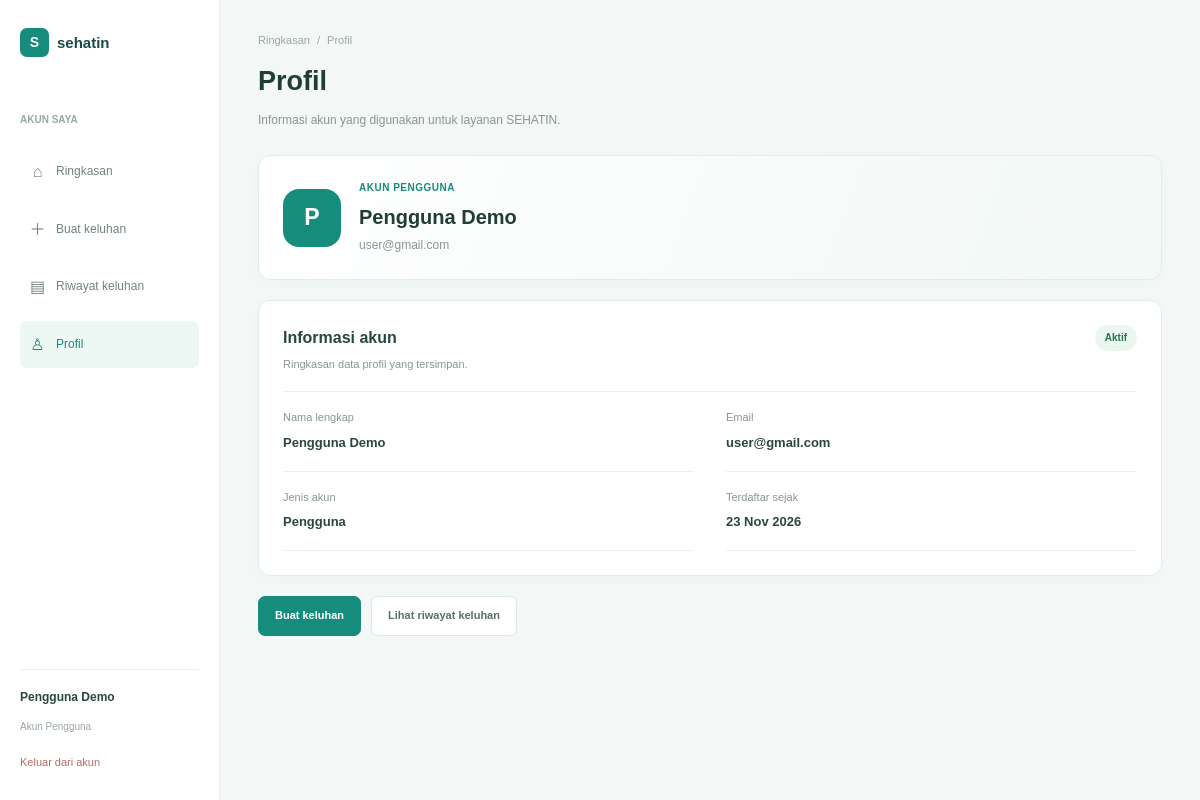
The app's page /user/profile.php (signed in) with its own data.
### tables this page shows
CREATE TABLE IF NOT EXISTS users (
    id INT AUTO_INCREMENT PRIMARY KEY,
    name VARCHAR(100) NOT NULL,
    email VARCHAR(150) NOT NULL UNIQUE,
    password VARCHAR(255) NOT NULL,
    role ENUM('user', 'admin') NOT NULL DEFAULT 'user',
    created_at DATETIME NOT NULL DEFAULT CURRENT_TIMESTAMP,
    updated_at DATETIME NULL
);

### user/profile.php (the view, shortened to what this page needs)
<?php
require_once __DIR__ . "/../config/database.php";
$profile = [
    "name" => $_SESSION["name"] ?? "Pengguna",
    "email" => $_SESSION["email"] ?? "",
    "created_at" => null
];
$userId = (int) $_SESSION["user_id"];
$stmt = $conn->prepare(
    "SELECT name, email, created_at FROM users WHERE id = ? AND role = 'user' LIMIT 1"
);
if ($stmt) {
    $stmt->bind_param("i", $userId);
    $stmt->execute();
    $stmt->bind_result($profileName, $profileEmail, $profileCreatedAt);
    if ($stmt->fetch()) {
        $profile["name"] = $profileName;
        $profile["email"] = $profileEmail;
        $profile["created_at"] = $profileCreatedAt;
    }
}
function profileEscape($value)
{
    return htmlspecialchars((string) $value, ENT_QUOTES, "UTF-8");
}
$profileInitial = preg_match('/^./u', $profile["name"], $initialMatch)
    ? strtoupper($initialMatch[0])
    : "P";
$joinedDate = $profile["created_at"]
    ? date("d M Y", strtotime($profile["created_at"]))
    : "—";
?>
<!DOCTYPE html>
<html lang="id">
<head>
    <link rel="stylesheet" href="../assets/css/reset.css">
    <link rel="stylesheet" href="../assets/css/style.css">
    <link rel="stylesheet" href="../assets/css/user-complaints.css">
    <link rel="stylesheet" href="../assets/css/user-profile.css">
</head>
<body class="complaint-page profile-page">
    <div class="complaint-layout">
        <aside class="complaint-sidebar">
            <a href="../index.php" class="complaint-brand">
                <span class="complaint-brand-icon">S</span>
                <span>sehatin</span>
            </a>
            <div class="complaint-sidebar-menu">
                <p class="complaint-sidebar-label">AKUN SAYA</p>
                <nav class="complaint-nav" aria-label="Navigasi akun">
                    <a href="dashboard.php" class="complaint-nav-link">
                        <span aria-hidden="true">⌂</span>Ringkasan
                    </a>
                    <a href="complaints/create.php" class="complaint-nav-link">
                        <span aria-hidden="true">＋</span>Buat keluhan
                    </a>
                    <a href="complaints/history.php" class="complaint-nav-link">
                        <span aria-hidden="true">▤</span>Riwayat keluhan
                    </a>
                    <a href="profile.php" class="complaint-nav-link active" aria-current="page">
                        <span aria-hidden="true">♙</span>Profil
                    </a>
                </nav>
            </div>
            <div class="complaint-sidebar-bottom">
                <p><?= profileEscape($profile["name"]) ?></p>
                <span>Akun Pengguna</span>
                <a href="../logout.php">Keluar dari akun</a>
            </div>
        </aside>
        <main class="complaint-main profile-main">
            <header class="complaint-page-header">
                <nav class="complaint-breadcrumb" aria-label="Lokasi halaman">
                    <a href="dashboard.php">Ringkasan</a>
                    <span aria-hidden="true">/</span>
                    <span>Profil</span>
                </nav>
                <h1>Profil</h1>
                <p>Informasi akun yang digunakan untuk layanan SEHATIN.</p>
            </header>
            <section class="profile-summary-card" aria-label="Ringkasan profil">
                <div class="profile-avatar" aria-hidden="true"><?= profileEscape($profileInitial) ?></div>
                <div class="profile-summary-copy">
                    <span class="profile-eyebrow">AKUN PENGGUNA</span>
                    <h2><?= profileEscape($profile["name"]) ?></h2>
                    <p><?= profileEscape($profile["email"]) ?></p>
                </div>
            </section>
            <section class="profile-details-card">
                <div class="profile-section-heading">
                    <div>
                        <h2>Informasi akun</h2>
                        <p>Ringkasan data profil yang tersimpan.</p>
                    </div>
                    <span class="profile-status">Aktif</span>
                </div>
                <dl class="profile-details-list">
                    <div>
                        <dt>Nama lengkap</dt>
                        <dd><?= profileEscape($profile["name"]) ?></dd>
                    </div>
                    <div>
                        <dt>Email</dt>
                        <dd><?= profileEscape($profile["email"]) ?></dd>
                    </div>
                    <div>
                        <dt>Jenis akun</dt>
                        <dd>Pengguna</dd>
                    </div>
                    <div>
                        <dt>Terdaftar sejak</dt>
                        <dd><?= profileEscape($joinedDate) ?></dd>
                    </div>
                </dl>
            </section>
            <section class="profile-shortcuts" aria-label="Tautan cepat">
                <a href="complaints/create.php" class="profile-shortcut-primary">Buat keluhan</a>
                <a href="complaints/history.php" class="profile-shortcut-secondary">Lihat riwayat keluhan</a>
            </section>
        </main>
    </div>
</body>
</html>

### assets/css/style.css (style rules this page uses)
:root { --primary: #087F73; --dark-green: #164F49; --light-green: #E8F5F2; --background: #F3F8F6; --white: #FFFFFF; --text: #203B39; --muted: #718580; --border: #E1EAE7; --orange: #F59678; --yellow: #F3C968; }
body { background-color: var(--background); color: var(--text); }

### assets/css/user-complaints.css (style rules this page uses)
.complaint-page { margin: 0; background: #f3f8f6; color: #25443d; }
.complaint-page * { box-sizing: border-box; }
.complaint-page a { text-decoration: none; }
.complaint-layout { display: flex; min-height: 100vh; }
.complaint-sidebar { width: 220px; min-width: 220px; background: #fff; border-right: 1px solid #e8efeb; padding: 28px 20px; display: flex; flex-direction: column; }
.complaint-brand { display: flex; align-items: center; gap: 8px; color: #194c45; font-size: 15px; font-weight: 700; margin-bottom: 55px; }
.complaint-brand-icon { width: 29px; height: 29px; display: flex; align-items: center; justify-content: center; background: #168c7d; color: #fff; border-radius: 7px; font-size: 14px; }
.complaint-sidebar-label { color: #99a8a1; font-size: 10px; font-weight: 600; margin-bottom: 20px; }
.complaint-nav { display: flex; flex-direction: column; gap: 10px; }
.complaint-nav-link { display: flex; align-items: center; gap: 10px; padding: 11px 9px; border-radius: 7px; color: #71847b; font-size: 12px; transition: 0.2s; }
.complaint-nav-link span { width: 17px; text-align: center; font-size: 16px; }
.complaint-nav-link:hover, .complaint-nav-link.active { color: #168c7d; background: #edf7f3; }
.complaint-sidebar-bottom { margin-top: auto; padding-top: 18px; border-top: 1px solid #edf1ee; }
.complaint-sidebar-bottom p { color: #29473f; font-size: 12px; font-weight: 600; margin-bottom: 5px; }
.complaint-sidebar-bottom span { color: #9aa8a1; font-size: 10px; }
.complaint-sidebar-bottom a { display: block; margin-top: 17px; color: #b56b65; font-size: 11px; }
.complaint-main { flex: 1; min-width: 0; padding: 32px 38px; }
.complaint-page-header { margin-bottom: 25px; }
.complaint-breadcrumb { display: flex; gap: 7px; color: #99a8a1; font-size: 11px; margin-bottom: 10px; }
.complaint-breadcrumb a { color: #99a8a1; }
.complaint-page-header h1 { color: #203e37; font-size: 27px; font-weight: 700; margin-bottom: 8px; }
.complaint-page-header > p { color: #87978f; font-size: 12px; line-height: 1.6; }

### records on screen
users: name "Pengguna Demo", name "P", email "user@gmail.com", created_at "23 Nov 2026"
